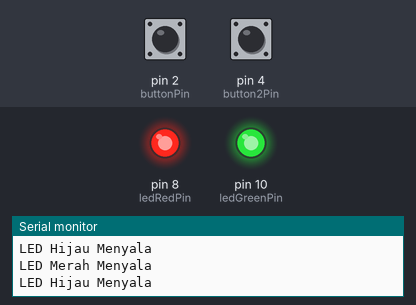
This program was run on a simulated Arduino Uno, built with avr-gcc and run on an emulated ATmega328P. Parts: output pins drawn as LEDs (lit = HIGH), the last lines printed to the serial monitor. The test bench sets the inputs (shaded band); at power-on: pin 2 (buttonPin) HIGH, pin 4 (button2Pin) HIGH.

Above: at 1.6 s.
1.7 s: pin 2 (buttonPin) pulled LOW for 0.5 s
At 2.2 s:
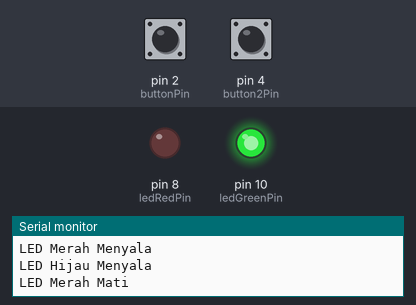
3.9 s: pin 4 (button2Pin) pulled LOW for 0.5 s
At 4.4 s:
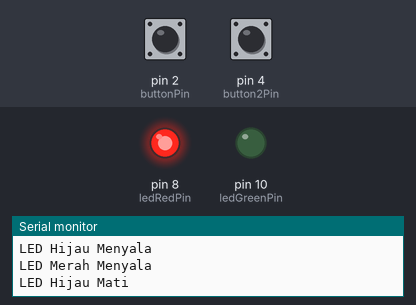
5.9 s: pin 4 (button2Pin) pulled LOW for 3.2 s
At 10.5 s:
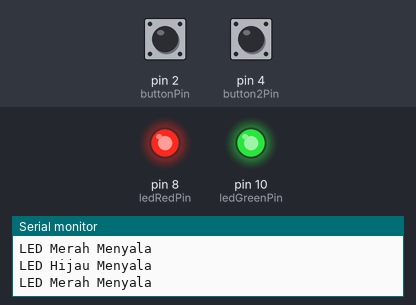
10.9 s: pin 2 (buttonPin) pulled LOW for 3.2 s
At 12.0 s:
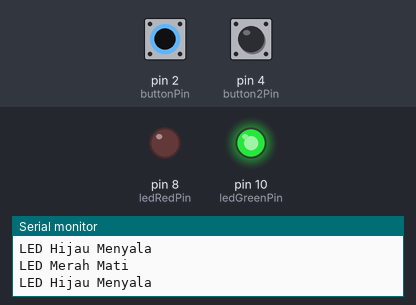
15.9 s: pin 2 (buttonPin) driven LOW and pin 4 (button2Pin) driven LOW
At 17.1 s:
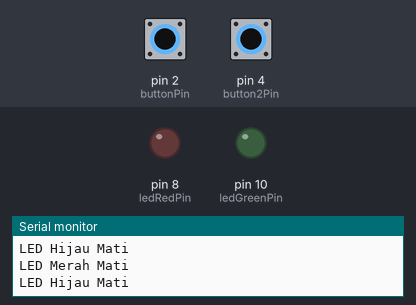
Timing chart, 0 to 18.7 s (numbered marks = the images above; inputs shaded):
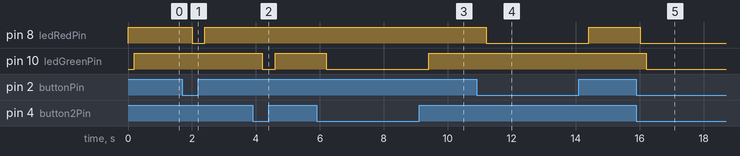

The program:

main.cpp
```cpp
#include <Arduino.h>

// Definisikan variabel
int buttonPin = 2;      // Pin digital tempat tombol terhubung.
int ledRedPin = 8;     // Pin digital tempat LED merah terhubung.

int button2Pin = 4;    // Pin digital tempat tombol 2 terhubung.
int ledGreenPin = 10;  // Pin digital tempat LED hijau terhubung.

// Variabel untuk menyimpan status tombol
bool buttonState1 = false;
bool buttonState2 = false;

void setup() {
  pinMode(ledRedPin, OUTPUT);    // Atur pin LED merah sebagai output.
  pinMode(buttonPin, INPUT);    // Atur pin tombol 1 sebagai input.

  pinMode(ledGreenPin, OUTPUT); // Atur pin LED hijau sebagai output.
  pinMode(button2Pin, INPUT);   // Atur pin tombol 2 sebagai input.

  // Mulai komunikasi serial pada baud rate 9600
  Serial.begin(9600);
  Serial.println("Program push button dimulai.");
}

void loop() {
  // Baca status tombol
  buttonState1 = digitalRead(buttonPin);
  buttonState2 = digitalRead(button2Pin);

  // Periksa apakah tombol 1 ditekan
  if (buttonState1 == HIGH) {
    Serial.println("LED Merah Menyala");

    // Nyalakan LED Merah
    digitalWrite(ledRedPin, HIGH);

    // Tunda sebentar untuk menghindari pembacaan ganda
    delay(200);
  } else {
    Serial.println("LED Merah Mati");

    // Matikan LED Merah
    digitalWrite(ledRedPin, LOW);

    // Tunda sebentar untuk menghindari pembacaan ganda
    delay(200);
  }

  // Periksa apakah tombol 2 ditekan
  if (buttonState2 == HIGH) {
    Serial.println("LED Hijau Menyala");

    // Nyalakan LED Hijau
    digitalWrite(ledGreenPin, HIGH);

    // Tunda sebentar untuk menghindari pembacaan ganda
    delay(200);
  } else {
    Serial.println("LED Hijau Mati");

    // Matikan LED Hijau
    digitalWrite(ledGreenPin, LOW);

    // Tunda sebentar untuk menghindari pembacaan ganda
    delay(200);
  }
}
```

Measured:
- after the input at 1.7 s, pin 8 (ledRedPin): HIGH → LOW after 0.30 s, → HIGH 0.40 s later
- after the input at 3.9 s, pin 10 (ledGreenPin): HIGH → LOW after 0.30 s, → HIGH 0.40 s later
- after the input at 5.9 s, pin 10 (ledGreenPin): HIGH → LOW after 0.31 s, → HIGH 3.2 s later
- after the input at 10.9 s, pin 8 (ledRedPin): HIGH → LOW after 0.31 s, → HIGH 3.2 s later
- after the input at 15.9 s, pin 8 (ledRedPin): HIGH → LOW after 0.11 s; pin 10 (ledGreenPin): HIGH → LOW after 0.31 s
